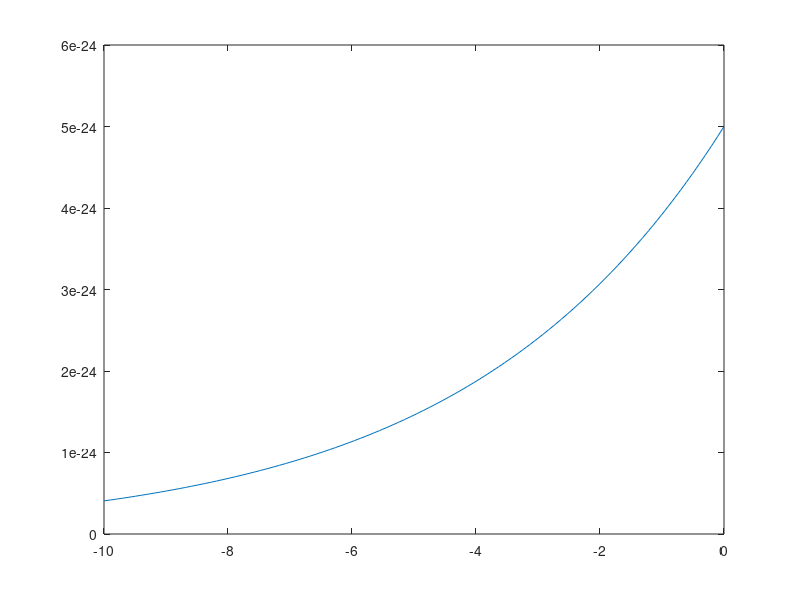

This figure's MATLAB source: (Note: this script raises an error after producing the figure.)
close all
clear all
clc

H_Glacier = 980;

T = linspace(-10,0,100)+273.15;
Q = 150e3;
R = 8.31446261815324;
Tref = 273.15;
A0 = 5e-24;
V = -1.74e-5;

T_to_A = @(T,p) A0*exp(-(Q+p*V)./R * (1/T-1/Tref));

for i=1:length(T)
	A_A0(i) = T_to_A(T(i),0);
end

figure
plot(T-273.15, A_A0)

TProfileData = importdata('foxxTemperatureProfile.csv');
TProfile.X = TProfileData.data(:,2);
TProfile.T = TProfileData.data(:,1);

%transforming to ground-up coordinates
HData = -min(TProfile.X);
TProfile.X = (TProfile.X+HData)*H_Glacier/HData;
TProfile.X = [-500;TProfile.X]; %adding rock T for interpolating purposes
TProfile.T = [TProfile.T(1);TProfile.T];

T_Ice = griddedInterpolant(TProfile.X, TProfile.T,'linear');


YPlot = linspace(0,H_Glacier,1000);
TPlot = T_Ice(YPlot);
for i=1:length(TPlot)
	A_Plot(i) = T_to_A(TPlot(i)+273.15, 910*9.81*(980-YPlot(i)));
	ft_Plot(i) = 2.0-0.0068*(TPlot(i)+273.15);   %https://agupubs.onlinelibrary.wiley.com/doi/epdf/10.1029/2012JE004101
end

figure
subplot(1,3,1)
plot(TPlot, YPlot,'k-')
hold on
plot(TProfile.T(2:end), TProfile.X(2:end),'r*')
xlabel('T [degC]')
ylabel('y [m]')

subplot(1,3,2)
plot(A_Plot, YPlot,'k-')
xlabel('A [Pa^{-3} s^{-1}]')
ylabel('y [m]')

subplot(1,3,3)
plot(ft_Plot, YPlot,'k-')
xlabel('f_t [MPa]')
ylabel('y [m]')

save("TProfile.mat","T_Ice")

